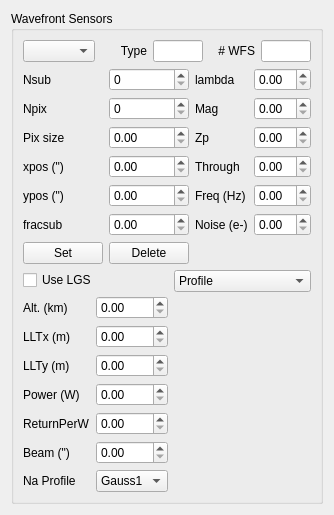
    <widget class="QWidget" name="tab_2">
     <attribute name="title">
      <string>WFS</string>
     </attribute>
     <layout class="QVBoxLayout" name="verticalLayout_8">
      <item>
       <widget class="QGroupBox" name="groupBox_2">
        <property name="title">
         <string>Wavefront Sensors</string>
        </property>
        <layout class="QVBoxLayout" name="verticalLayout_11">
         <item>
          <layout class="QHBoxLayout" name="horizontalLayout_7">
           <item>
            <widget class="QComboBox" name="comboBox_7"/>
           </item>
           <item>
            <widget class="QLabel" name="label_15">
             <property name="text">
              <string>Type</string>
             </property>
             <property name="alignment">
              <set>Qt::AlignRight|Qt::AlignTrailing|Qt::AlignVCenter</set>
             </property>
            </widget>
           </item>
           <item>
            <widget class="QLineEdit" name="lineEdit_2">
             <property name="maximumSize">
              <size>
               <width>50</width>
               <height>16777215</height>
              </size>
             </property>
             <property name="readOnly">
              <bool>true</bool>
             </property>
            </widget>
           </item>
           <item>
            <widget class="QLabel" name="label_41">
             <property name="text">
              <string># WFS</string>
             </property>
             <property name="alignment">
              <set>Qt::AlignRight|Qt::AlignTrailing|Qt::AlignVCenter</set>
             </property>
            </widget>
           </item>
           <item>
            <widget class="QLineEdit" name="lineEdit_3">
             <property name="maximumSize">
              <size>
               <width>50</width>
               <height>16777215</height>
              </size>
             </property>
             <property name="readOnly">
              <bool>true</bool>
             </property>
            </widget>
           </item>
          </layout>
         </item>
         <item>
          <layout class="QGridLayout" name="gridLayout_3">
           <item row="5" column="3">
            <widget class="QDoubleSpinBox" name="doubleSpinBox_14"/>
           </item>
           <item row="2" column="2">
            <widget class="QLabel" name="label_26">
             <property name="text">
              <string>Zp</string>
             </property>
            </widget>
           </item>
           <item row="0" column="3">
            <widget class="QDoubleSpinBox" name="doubleSpinBox_19"/>
           </item>
           <item row="0" column="2">
            <widget class="QLabel" name="label_22">
             <property name="text">
              <string>lambda</string>
             </property>
            </widget>
           </item>
           <item row="1" column="0">
            <widget class="QLabel" name="label_17">
             <property name="text">
              <string>Npix</string>
             </property>
            </widget>
           </item>
           <item row="2" column="0">
            <widget class="QLabel" name="label_18">
             <property name="text">
              <string>Pix size</string>
             </property>
            </widget>
           </item>
           <item row="4" column="1">
            <widget class="QDoubleSpinBox" name="doubleSpinBox_12"/>
           </item>
           <item row="3" column="0">
            <widget class="QLabel" name="label_19">
             <property name="text">
              <string>xpos (&quot;)</string>
             </property>
            </widget>
           </item>
           <item row="4" column="2">
            <widget class="QLabel" name="label_24">
             <property name="text">
              <string>Freq (Hz)</string>
             </property>
            </widget>
           </item>
           <item row="5" column="0">
            <widget class="QLabel" name="label_21">
             <property name="text">
              <string>fracsub</string>
             </property>
            </widget>
           </item>
           <item row="1" column="2">
            <widget class="QLabel" name="label_27">
             <property name="text">
              <string>Mag</string>
             </property>
            </widget>
           </item>
           <item row="5" column="1">
            <widget class="QDoubleSpinBox" name="doubleSpinBox_11"/>
           </item>
           <item row="0" column="1">
            <widget class="QSpinBox" name="spinBox_4"/>
           </item>
           <item row="1" column="1">
            <widget class="QSpinBox" name="spinBox_5"/>
           </item>
           <item row="4" column="0">
            <widget class="QLabel" name="label_20">
             <property name="text">
              <string>ypos (&quot;)</string>
             </property>
            </widget>
           </item>
           <item row="1" column="3">
            <widget class="QDoubleSpinBox" name="doubleSpinBox_18"/>
           </item>
           <item row="3" column="1">
            <widget class="QDoubleSpinBox" name="doubleSpinBox_13"/>
           </item>
           <item row="3" column="2">
            <widget class="QLabel" name="label_25">
             <property name="text">
              <string>Through</string>
             </property>
            </widget>
           </item>
           <item row="5" column="2">
            <widget class="QLabel" name="label_23">
             <property name="text">
              <string>Noise (e-)</string>
             </property>
            </widget>
           </item>
           <item row="0" column="0">
            <widget class="QLabel" name="label_16">
             <property name="text">
              <string>Nsub</string>
             </property>
            </widget>
           </item>
           <item row="2" column="1">
            <widget class="QDoubleSpinBox" name="doubleSpinBox_10"/>
           </item>
           <item row="2" column="3">
            <widget class="QDoubleSpinBox" name="doubleSpinBox_17"/>
           </item>
           <item row="3" column="3">
            <widget class="QDoubleSpinBox" name="doubleSpinBox_16"/>
           </item>
           <item row="4" column="3">
            <widget class="QDoubleSpinBox" name="doubleSpinBox_15"/>
           </item>
           <item row="6" column="0">
            <widget class="QPushButton" name="pushButton_10">
             <property name="text">
              <string>Set</string>
             </property>
            </widget>
           </item>
           <item row="6" column="1">
            <widget class="QPushButton" name="pushButton_11">
             <property name="text">
              <string>Delete</string>
             </property>
            </widget>
           </item>
          </layout>
         </item>
         <item>
          <layout class="QHBoxLayout" name="horizontalLayout_8">
           <item>
            <layout class="QVBoxLayout" name="verticalLayout_10">
             <item>
              <widget class="QCheckBox" name="checkBox_2">
               <property name="text">
                <string>Use LGS</string>
               </property>
              </widget>
             </item>
             <item>
              <layout class="QGridLayout" name="gridLayout_4">
               <item row="5" column="0">
                <widget class="QLabel" name="label_33">
                 <property name="text">
                  <string>Beam (&quot;)</string>
                 </property>
                </widget>
               </item>
               <item row="4" column="0">
                <widget class="QLabel" name="label_32">
                 <property name="text">
                  <string>ReturnPerW</string>
                 </property>
                </widget>
               </item>
               <item row="0" column="0">
                <widget class="QLabel" name="label_28">
                 <property name="text">
                  <string>Alt. (km)</string>
                 </property>
                </widget>
               </item>
               <item row="1" column="0">
                <widget class="QLabel" name="label_29">
                 <property name="text">
                  <string>LLTx (m)</string>
                 </property>
                </widget>
               </item>
               <item row="3" column="0">
                <widget class="QLabel" name="label_31">
                 <property name="text">
                  <string>Power (W)</string>
                 </property>
                </widget>
               </item>
               <item row="6" column="0">
                <widget class="QLabel" name="label_34">
                 <property name="text">
                  <string>Na Profile</string>
                 </property>
                </widget>
               </item>
               <item row="2" column="0">
                <widget class="QLabel" name="label_30">
                 <property name="text">
                  <string>LLTy (m)</string>
                 </property>
                </widget>
               </item>
               <item row="0" column="1">
                <widget class="QDoubleSpinBox" name="doubleSpinBox_20"/>
               </item>
               <item row="1" column="1">
                <widget class="QDoubleSpinBox" name="doubleSpinBox_21"/>
               </item>
               <item row="2" column="1">
                <widget class="QDoubleSpinBox" name="doubleSpinBox_24"/>
               </item>
               <item row="3" column="1">
                <widget class="QDoubleSpinBox" name="doubleSpinBox_23"/>
               </item>
               <item row="4" column="1">
                <widget class="QDoubleSpinBox" name="doubleSpinBox_22"/>
               </item>
               <item row="5" column="1">
                <widget class="QDoubleSpinBox" name="doubleSpinBox_25"/>
               </item>
               <item row="6" column="1">
                <widget class="QComboBox" name="comboBox_8">
                 <item>
                  <property name="text">
                   <string>Gauss1</string>
                  </property>
                 </item>
                 <item>
                  <property name="text">
                   <string>Gauss2</string>
                  </property>
                 </item>
                 <item>
                  <property name="text">
                   <string>Gauss3</string>
                  </property>
                 </item>
                 <item>
                  <property name="text">
                   <string>Exp</string>
                  </property>
                 </item>
                </widget>
               </item>
              </layout>
             </item>
            </layout>
           </item>
           <item>
            <layout class="QVBoxLayout" name="verticalLayout_9">
             <item>
              <widget class="QComboBox" name="comboBox_9">
               <item>
                <property name="text">
                 <string>Profile</string>
                </property>
               </item>
               <item>
                <property name="text">
                 <string>Beam</string>
                </property>
               </item>
               <item>
                <property name="text">
                 <string>Spot</string>
                </property>
               </item>
              </widget>
             </item>
             <item>
              <widget class="MatplotlibWidget" name="window1_2" native="true">
               <property name="minimumSize">
                <size>
                 <width>0</width>
                 <height>0</height>
                </size>
               </property>
              </widget>
             </item>
            </layout>
           </item>
          </layout>
         </item>
        </layout>
       </widget>
      </item>
     </layout>
    </widget>
